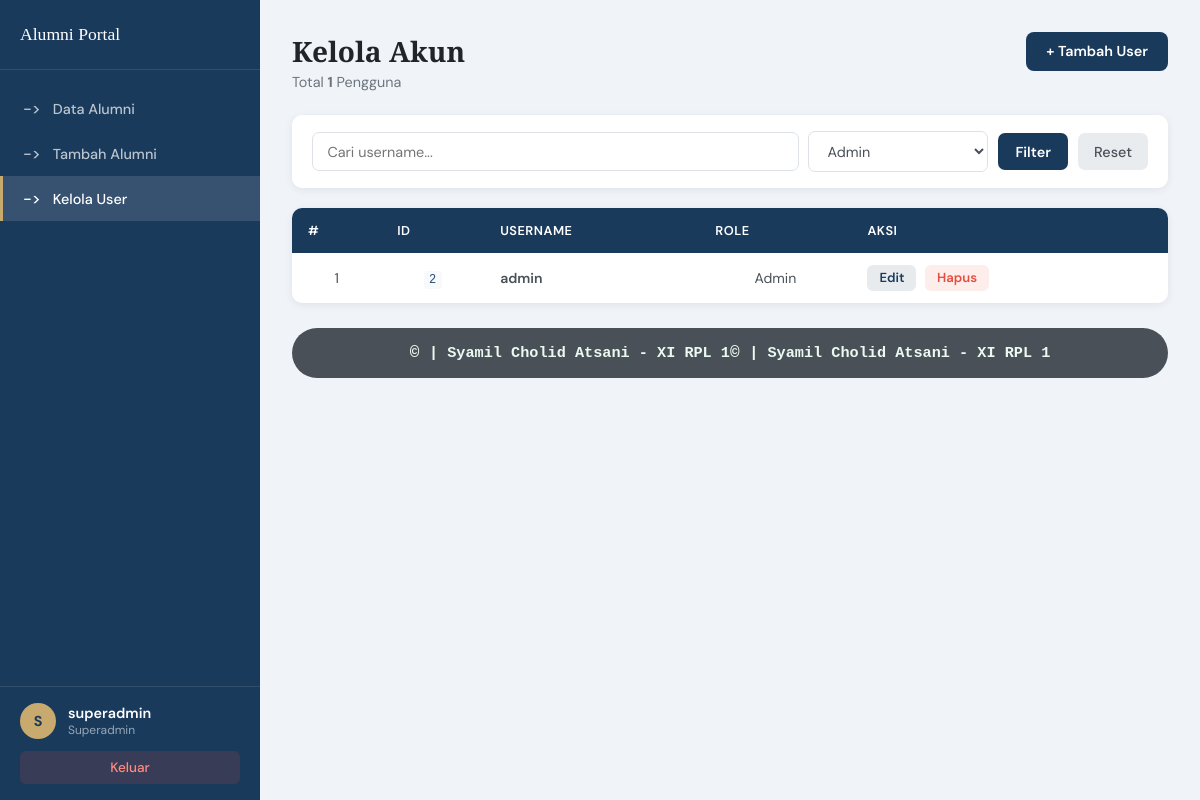
Screenshot of /users.php?role=admin (signed in) with the database file from the repository.
### tables this page shows
CREATE TABLE `users` (
  `user_id`  INT(11)     NOT NULL AUTO_INCREMENT,
  `username` VARCHAR(50) NOT NULL,
  `password` VARCHAR(255) NOT NULL,
  `role`     ENUM('user','admin','superadmin') NOT NULL DEFAULT 'user',
  PRIMARY KEY (`user_id`)
);

### users.php (the view, shortened to what this page needs)
<?php
require 'koneksi.php';
$search = trim($_GET['search'] ?? '');
$role   = trim($_GET['role']   ?? '');
$where  = [];
$params = [];
if ($role) {
    $where[]  = 'role = ?';
    $params[] = $role;
}
$sql = "SELECT * FROM users";
if ($where) {
    $sql .= " WHERE " . implode(' AND ', $where);
}
$sql .= " ORDER BY user_id ASC";
$stmt = $pdo->prepare($sql);
$stmt->execute($params);
$users = $stmt->fetchAll();
$total = count($users);
?>
<!DOCTYPE html>
<html lang="id">
<head>
    <link rel="stylesheet" href="style/dashboard.css">
</head>
<body>
    <aside class="sidebar">
        <div class="sidebar-brand">
            <span class="brand-name">Alumni Portal</span>
        </div>
        <nav class="sidebar-nav">
            <a href="dashboard_admin.php" class="nav-item">
                <span class="nav-icon">-></span> Data Alumni
            </a>
            <a href="tambah.php" class="nav-item">
                <span class="nav-icon">-></span> Tambah Alumni
            </a>
            <?php if ($_SESSION['role'] === 'superadmin'): ?>
                <a href="users.php" class="nav-item active">
                    <span class="nav-icon">-></span> Kelola User
                </a>
            <?php endif; ?>
        </nav>
        <div class="sidebar-footer">
            <div class="user-info">
                <div class="user-avatar"><?= strtoupper($_SESSION['username'][0]) ?></div>
                <div>
                    <div class="user-name"><?= htmlspecialchars($_SESSION['username']) ?></div>
                    <div class="user-role"><?= ucfirst($_SESSION['role']) ?></div>
                </div>
            </div>
            <a href="logout.php" class="btn-logout">Keluar</a>
        </div>
    </aside>
    <main class="main-content">
        <div class="page-header">
            <div>
                <h1 class="page-title">Kelola Akun</h1>
                <p class="page-subtitle">Total <strong><?= $total ?></strong> Pengguna</p>
            </div>
            <a href="tambah_user.php" class="btn-primary">+ Tambah User</a>
        </div>
        <form method="GET" class="filter-bar">
            <input type="text" name="search" placeholder="Cari username..."
                value="<?= htmlspecialchars($search) ?>" class="filter-input">
            <select name="role" class="filter-select">
                <option value="admin" <?= $role === 'admin'      ? 'selected' : '' ?>>Admin</option>
            </select>
            <button type="submit" class="btn-filter">Filter</button>
            <?php if ($search || $role): ?>
                <a href="users.php" class="btn-reset">Reset</a>
            <?php endif; ?>
        </form>
        <div class="table-wrapper">
            <?php if (empty($users)): ?>
                <div class="empty-state">
                    <h3>Belum ada data pengguna</h3>
                    <p>Mulai tambahkan akun menggunakan tombol "Tambah User".</p>
                </div>
            <?php else: ?>
                <table class="data-table">
                    <thead>
                        <tr>
                            <th>#</th>
                            <th>ID</th>
                            <th>Username</th>
                            <th>Role</th>
                            <th>Aksi</th>
                        </tr>
                    </thead>
                    <tbody>
                        <?php foreach ($users as $i => $u): ?>
                            <tr>
                                <td class="td-center"><?= $i + 1 ?></td>
                                <td class="td-center"><code><?= $u['user_id'] ?></code></td>
                                <td class="td-nama"><?= htmlspecialchars($u['username']) ?></td>
                                <td class="td-center">
                                    <?php
                                    $roleClass = match ($u['role']) {
                                        'superadmin' => 'badge-superadmin',
                                        'admin'      => 'badge-admin',
                                        default      => 'badge-user',
                                    };
                                    ?>
                                    <span class="<?= $roleClass ?>"><?= ucfirst($u['role']) ?></span>
                                </td>
                                <td class="td-aksi">
                                    <?php if ($u['username'] !== $_SESSION['username']): ?>
                                        <a href="edit_user.php?id=<?= $u['user_id'] ?>" class="btn-edit">Edit</a>
                                        <form method="POST" action="delete_user.php"
                                            onsubmit="return confirmDelete('<?= htmlspecialchars($u['username']) ?>')">
                                            <button type="submit" class="btn-delete">Hapus</button>
                                        </form>
                                    <?php else: ?>
                                        <span class="td-self-note">— Akun Anda</span>
                                    <?php endif; ?>
                                </td>
                            </tr>
                        <?php endforeach; ?>
                    </tbody>
                </table>
            <?php endif; ?>
        </div>
        <footer class="footer">
            <marquee behavior="" direction="left">
                <h3><span>&copy; </span>| Syamil Cholid Atsani - XI RPL 1</h3>
            </marquee>
            <marquee behavior="" direction="right">
                <h3><span>&copy; </span>| Syamil Cholid Atsani - XI RPL 1</h3>
            </marquee>
        </footer>
    </main>
</body>
</html>

### rows the page displays
users: user_id "2", username "admin", role "Admin"

### other values shown
$_SESSION['username'][0] "S"
$_SESSION['username'] "superadmin"
$_SESSION['role'] "Superadmin"
$total "1"
